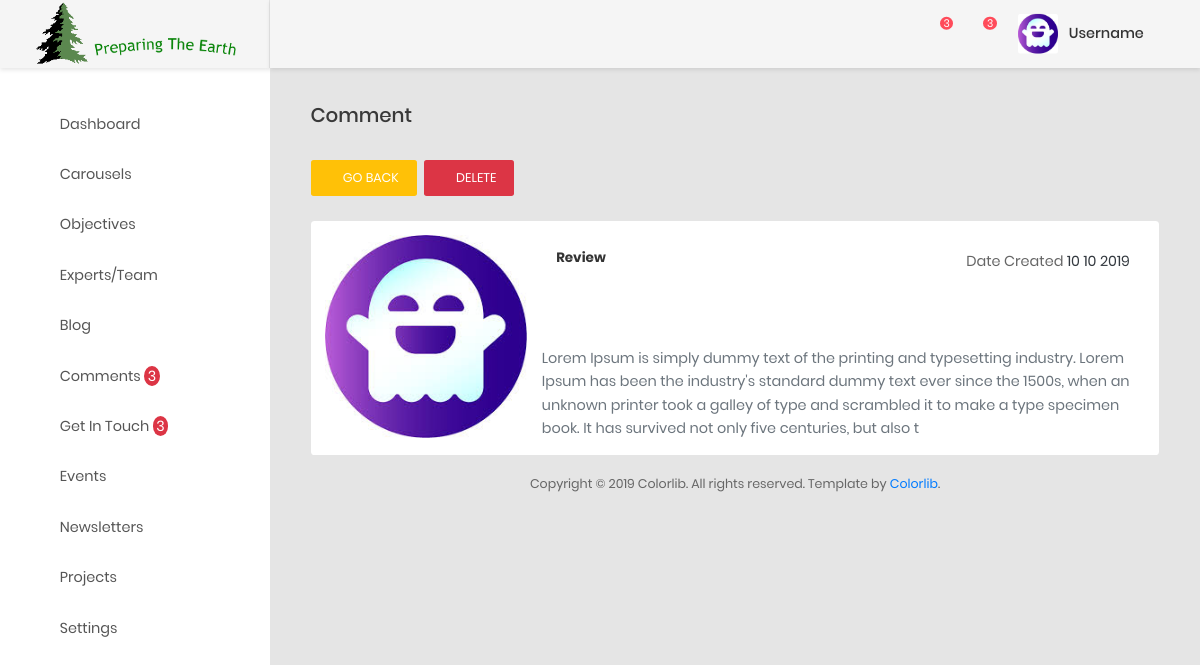
/ccsbadmin/singlegetintouch/2, run on the app's committed database.
### ccsbadmin/models.py (models this page shows, shortened)
class GetInTouch(models.Model):
     name = models.CharField(max_length=300, null=False, blank=False)
     email = models.CharField(max_length=300, null=False, blank=False)
     subject = models.CharField(max_length=300, null=True, blank=True)
     message = models.TextField()
     CHOICES= {
         ('READ', 'Read'),
         ('UNREAD', 'Unread'),
         ('TRASH', 'Trash'),
     }
     status = models.CharField(max_length=200, null=True, blank=True, choices=CHOICES, default='UNREAD')
     created_at = models.DateTimeField(auto_now_add=True)
     updated_at = models.DateTimeField(auto_now=True)

### ccsbadmin/views.py (the view)
# urls.py: path('singlegetintouch/<int:getintouch_id>', views.singlegetintouch, name='singlegetintouch'),
def singlegetintouch(request,getintouch_id):
    getintouch = GetInTouch.objects.filter(id=getintouch_id).first()
    if getintouch is not None:
        GetInTouch.objects.filter(id=int(getintouch.id)).update(
            status='READ'
        )
    context = {
        'title': getintouch.name,
        'getintouch': getintouch
    }
    return render(request, 'getintouch/singlegetintouch.html', context)

### ccsbadmin/templatetags/callmethod.py (called while the page is built)
@register.filter(name='comments')
def comments(request):
    comments = Comment.objects.filter(status="UNREAD").order_by("-created_at")
    if comments is not None:
        return comments
    return False

@register.filter(name='get_intouch')
def get_intouch(request):
    getintouchs = GetInTouch.objects.filter(status="UNREAD").order_by("-created_at")
    if getintouchs  is not None:
        return getintouchs
    return False

@register.filter(name='comment_unread_count')
def comment_unread_count(request):
    unread_comments = Comment.objects.filter(status="UNREAD").count()
    if unread_comments is not None:
        return unread_comments
    return False

@register.filter(name='getintouch_unread_count')
def getintouch_unread_count(request):
    getintouch_unread_count = GetInTouch.objects.filter(status="UNREAD").count()
    if getintouch_unread_count is not None:
        return getintouch_unread_count
    return False

### ccsbadmin/templates/getintouch/singlegetintouch.html (shortened to what this page needs)
{% extends "aahome/aalayout.html" %}
{% load static %}
    {% block links %}
        <link type="text/css" rel="stylesheet" href="https://cdn.datatables.net/1.10.18/css/dataTables.bootstrap.min.css">
        <link type="text/css" href="https://cdnjs.cloudflare.com/ajax/libs/bootstrap-select/1.10.0/css/bootstrap-select.min.css" rel="stylesheet" />
        <link rel="stylesheet" href="https://cdn.jsdelivr.net/npm/bootstrap-select@1.13.9/dist/css/bootstrap-select.min.css">
    {% endblock links %}
{% block content %}
            <div class="main-content">
                <div class="section__content section__content--p30">
                    <div class="container-fluid">
                        <div class="row">
                            <div class="col-md-12">
                                <h3 class="title-5 m-b-35">Comment</h3>
                                <div class="table-data__tool">
                                    <div class="table-data__tool-right">
                                        <a href="{% url 'CCSBADMIN:getintouch' %}"  class="mr-1 au-btn au-btn-icon btn-warning au-btn--small">
                                            <i class="fa fa-arrow-left" ></i>go back
                                        </a>
                                        <a data-toggle="modal" data-target="#dd{{ getintouch.id }}" href="#"  class=" mr-1 au-btn au-btn-icon btn-danger au-btn--small">
                                            <i class="fa fa-trash" ></i>Delete
                                        </a>
                                    </div>
                                </div>
                                <div class="table-responsive table-responsive-data2">
                                    <div class="media bg-white rounded p-3">
                                        <div class="d-flex flex-column ">
                                            <img src='{% static 'images/coolavatar.jpg' %}' class="align-self-start mr-3" alt="...">
                                        </div>
                                      <div class="media-body">
                                          <div class="d-flex mb-5 p-3">
                                              <span class="mt-0 ">
                                                  <h5 class="text-capitalize">{{ getintouch.subject }}</h5><br>
                                              </span>
                                              <span class=" ml-auto ">Date Created <span class="text-dark">{{ getintouch.created_at|date:'d m Y' }}</span></span>
                                          </div>
                                        <p class="text-muted">{{ getintouch.message }}</p>
                                      </div>
                                    </div>
                                </div>
                            </div>
                        </div>
                        <div class="row">
                            <div class="col-md-12">
                                <div class="copyright">
                                    <p>Copyright © <script> var date = new Date(); var yr = date.getFullYear(); document.write(yr);</script> Colorlib. All rights reserved. Template by <a href="https://colorlib.com">Colorlib</a>.</p>
                                </div>
                            </div>
                        </div>
                    </div>
                </div>
            </div>
{% endblock content %}

### data on the page
GetInTouch: subject "Review", created_at "10 10 2019", message "Lorem Ipsum is simply dummy text of the printing and typesetting industry. Lorem Ipsum has been the industry's standard dummy text ever since the 1500s, when an unknown printer took a galley of type and scrambled it to make a type specimen book. It has survived not only five centuries, but also t"

### other printed values
{{ request|comment_unread_count }} "3"
{{ request|getintouch_unread_count }} "3"
